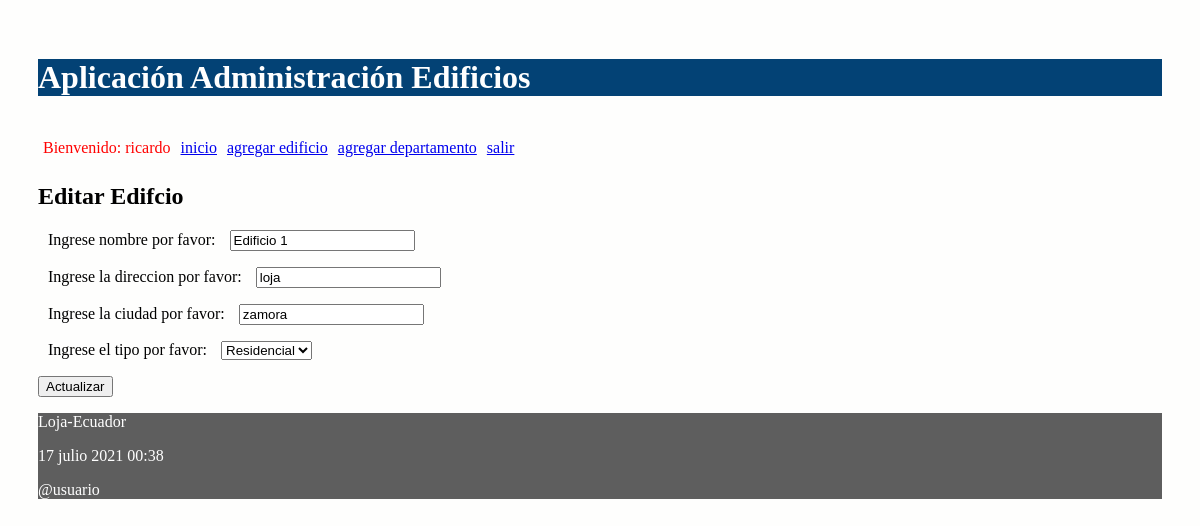
Page /editar_edificio/4 (signed in) on the committed database.
### administrativo/models.py (models this page shows, shortened)
class Edificio(models.Model):
    nombre = models.CharField("Nombre de edificio", max_length=30)
    direccion = models.CharField("Direccion", max_length=30)
    ciudad = models.CharField("Ciudad", max_length=30)
    tipo_opciones = (
        ('residencial', 'Residencial'),
        ('comercial', 'Comercial'),
        )
    tipo = models.CharField(max_length=12, choices=tipo_opciones)

### administrativo/views.py (the view)
# urls.py: path('editar_edificio/<int:id>', views.editar_edificio,
@login_required(login_url='/entrando/login/')
def editar_edificio(request, id):
    edificio = Edificio.objects.get(pk=id)
    if request.method=='POST':
        formulario = EdificioForm(request.POST, instance=edificio)
        print(formulario.errors)
        if formulario.is_valid():
            formulario.save()
            return redirect(index)
    else:
        formulario = EdificioForm(instance=edificio)
    diccionario = {'formulario': formulario}
    return render(request, 'editarEdificio.html', diccionario)

### administrativo/forms.py (shortened to what this page needs)
class EdificioForm(ModelForm):
    class Meta:
        model = Edificio
        fields = ['nombre', 'direccion', 'ciudad', 'tipo']
        labels = {
            'nombre': _('Ingrese nombre por favor'),
            'direccion': _('Ingrese la direccion por favor'),
            'ciudad': _('Ingrese la ciudad por favor'),
            'tipo': _('Ingrese el tipo por favor'),
        }

### administrativo/templates/editarEdificio.html (shortened to what this page needs)
{% extends "master.html" %}
{% block content %}
<h2>Editar Edifcio</h3>
<form action="" method="post">
  {{formulario.as_p}}
  <p><input type='submit' value='Actualizar'/></p>
</form>
{% endblock %}

### administrativo/templates/master.html (shortened to what this page needs)
<!DOCTYPE html>
<html>
  <head>
    {% load static %}
    <link rel="stylesheet" type="text/css" href="{% static 'css/estilos.css' %}">
    <link rel="stylesheet" type="text/css" href="https://cdn.datatables.net/1.10.25/css/jquery.dataTables.min.css">
  </head>
  {% load account %}
  <body>
  <header>
    <h1>Aplicación Administración Edificios </h1>
    <nav class="top_menu">
      <ul>
        {% if user.is_authenticated %}
          <li> <span class="nombre_usuario"> Bienvenido: {{user.username}} </span></li>
        {% endif %}
        <li><a href="{% url 'index' %}">inicio</a></li>
        <li><a href="{% url 'crear_edificio' %}">agregar edificio</a></li>
        <li><a href="{% url 'crear_departamento' %}">agregar departamento</a></li>
        {% if user.is_authenticated %}
          <li><a href="{% url 'logout_view' %}">salir</a></li>
        {% else %}
          <li>[<a href="{% url 'login' %}">ingresar</a>]</li>
        {% endif %}
      </ul>
    </nav>
  </header>
  <section>
      {% block content %}{% endblock %}
  </section>
  {% include 'footer.html' %}
  </body>
</html>

### administrativo/static/css/estilos.css (style rules this page uses)
body { background: #FEFEFD; padding: 30px; }
header { background: #034275; color: rgb(255, 255, 255); }
.nombre_usuario { color: red; }
section { width: 100%; }
label { padding: 12px 10px; }
.top_menu ul { list-style:none; float:left; padding: 5px; width:95%; }
.top_menu ul li { float:left; margin-right:10px; margin-bottom:5px; text: #FFF; }

### rows in the picture
Edificio: nombre "Edificio 1", direccion "loja", ciudad "zamora", tipo "Residencial"

### other values in the picture
{{ user.username }} "ricardo"
